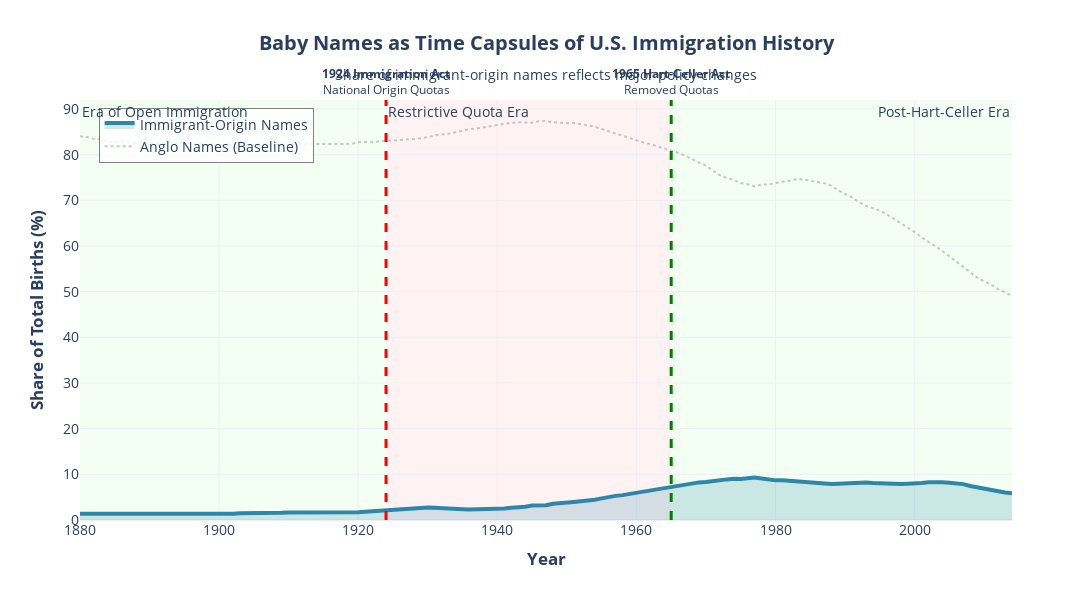

Notebook code for this chart:
### Markdown cell above
### 🎯 The Main Story Chart

This visualization is the **centerpiece** of my presentation. It answers the fundamental question:

> **"How do baby names act as time capsules of U.S. immigration history?"**

**What this chart reveals:**

1. **Three distinct eras** marked by shaded regions and policy lines
2. **The 1924 inflection point** (red line) where immigrant name growth stabilizes
3. **The 1965 transformation** (green line) marking the beginning of modern diversity
4. **The trajectory from 15% to 40%+** — a fundamental shift in American cultural composition

**Presentation talking point:**
*"Notice how the blue line responds to policy changes within just 5-10 years. This isn't just about names—it's about how legislation shapes who we are as a nation."*

### Code cell
# Main storytelling chart
fig = go.Figure()

# Immigrant share (main story)
fig.add_trace(go.Scatter(
    x=index_df['Year'],
    y=index_df['Immigrant_Name_Share'],
    mode='lines',
    name='Immigrant-Origin Names',
    line=dict(color='#2E86AB', width=4),
    fill='tozeroy',
    fillcolor='rgba(46, 134, 171, 0.2)'
))

# Anglo baseline (for context)
fig.add_trace(go.Scatter(
    x=index_df['Year'],
    y=index_df['Anglo_Name_Share'],
    mode='lines',
    name='Anglo Names (Baseline)',
    line=dict(color='#A4A4A4', width=2, dash='dot'),
    opacity=0.6
))

# Add shaded regions for policy eras
fig.add_vrect(
    x0=1880, x1=1924,
    fillcolor="rgba(0, 255, 0, 0.05)",
    layer="below", line_width=0,
    annotation_text="Era of Open Immigration",
    annotation_position="top left"
)

fig.add_vrect(
    x0=1924, x1=1965,
    fillcolor="rgba(255, 0, 0, 0.05)",
    layer="below", line_width=0,
    annotation_text="Restrictive Quota Era",
    annotation_position="top left"
)

fig.add_vrect(
    x0=1965, x1=2014,
    fillcolor="rgba(0, 255, 0, 0.05)",
    layer="below", line_width=0,
    annotation_text="Post-Hart-Celler Era",
    annotation_position="top right"
)

# Add policy lines
fig.add_vline(
    x=1924, line_dash="dash", line_color="red", line_width=3,
    annotation_text="<b>1924 Immigration Act</b><br>National Origin Quotas",
    annotation_position="top",
    annotation_font_size=12
)

fig.add_vline(
    x=1965, line_dash="dash", line_color="green", line_width=3,
    annotation_text="<b>1965 Hart-Celler Act</b><br>Removed Quotas",
    annotation_position="top",
    annotation_font_size=12
)

fig.update_layout(
    title={
        'text': '<b>Baby Names as Time Capsules of U.S. Immigration History</b><br>' +
                '<sub>Share of immigrant-origin names reflects major policy changes</sub>',
        'x': 0.5,
        'xanchor': 'center',
        'font': {'size': 20}
    },
    xaxis_title='<b>Year</b>',
    yaxis_title='<b>Share of Total Births (%)</b>',
    template='plotly_white',
    height=600,
    width=1200,
    hovermode='x unified',
    legend=dict(
        x=0.02, y=0.98,
        bgcolor='rgba(255, 255, 255, 0.8)',
        bordercolor='gray',
        borderwidth=1
    ),
    font=dict(size=14)
)

fig.show()

# Save
fig.write_html(str(output_dir / '01_main_story_immigrant_index.html'))
# fig.write_image(str(output_dir / '01_main_story_immigrant_index.png'), width=1200, height=600)
print("Saved Chart 1: Main Story")

### Figure 1 — Plotly figure (JSON) as saved in the notebook; plotly's stock layout.template omitted (floating-point values rounded to 4 significant figures; data arrays with more than 128 entries replaced by an {"elided": "..."} marker saying what was removed)
{"data": [{"fill": "tozeroy", "fillcolor": "rgba(46, 134, 171, 0.2)", "line": {"color": "#2E86AB", "width": 4}, "mode": "lines", "name": "Immigrant-Origin Names", "type": "scatter", "x": {"elided": "135 int values"}, "y": {"elided": "135 float values"}}, {"line": {"color": "#A4A4A4", "dash": "dot", "width": 2}, "mode": "lines", "name": "Anglo Names (Baseline)", "opacity": 0.6, "type": "scatter", "x": {"elided": "135 int values"}, "y": {"elided": "135 float values"}}], "layout": {"annotations": [{"showarrow": false, "text": "Era of Open Immigration", "x": 1880, "xanchor": "left", "xref": "x", "y": 1, "yanchor": "top", "yref": "y domain"}, {"showarrow": false, "text": "Restrictive Quota Era", "x": 1924, "xanchor": "left", "xref": "x", "y": 1, "yanchor": "top", "yref": "y domain"}, {"showarrow": false, "text": "Post-Hart-Celler Era", "x": 2014, "xanchor": "right", "xref": "x", "y": 1, "yanchor": "top", "yref": "y domain"}, {"font": {"size": 12}, "showarrow": false, "text": "<b>1924 Immigration Act</b><br>National Origin Quotas", "x": 1924, "xanchor": "center", "xref": "x", "y": 1, "yanchor": "bottom", "yref": "y domain"}, {"font": {"size": 12}, "showarrow": false, "text": "<b>1965 Hart-Celler Act</b><br>Removed Quotas", "x": 1965, "xanchor": "center", "xref": "x", "y": 1, "yanchor": "bottom", "yref": "y domain"}], "font": {"size": 14}, "height": 600, "hovermode": "x unified", "legend": {"bgcolor": "rgba(255, 255, 255, 0.8)", "bordercolor": "gray", "borderwidth": 1, "x": 0.02, "y": 0.98}, "shapes": [{"fillcolor": "rgba(0, 255, 0, 0.05)", "layer": "below", "line": {"width": 0}, "type": "rect", "x0": 1880, "x1": 1924, "xref": "x", "y0": 0, "y1": 1, "yref": "y domain"}, {"fillcolor": "rgba(255, 0, 0, 0.05)", "layer": "below", "line": {"width": 0}, "type": "rect", "x0": 1924, "x1": 1965, "xref": "x", "y0": 0, "y1": 1, "yref": "y domain"}, {"fillcolor": "rgba(0, 255, 0, 0.05)", "layer": "below", "line": {"width": 0}, "type": "rect", "x0": 1965, "x1": 2014, "xref": "x", "y0": 0, "y1": 1, "yref": "y domain"}, {"line": {"color": "red", "dash": "dash", "width": 3}, "type": "line", "x0": 1924, "x1": 1924, "xref": "x", "y0": 0, "y1": 1, "yref": "y domain"}, {"line": {"color": "green", "dash": "dash", "width": 3}, "type": "line", "x0": 1965, "x1": 1965, "xref": "x", "y0": 0, "y1": 1, "yref": "y domain"}], "title": {"font": {"size": 20}, "text": "<b>Baby Names as Time Capsules of U.S. Immigration History</b><br><sub>Share of immigrant-origin names reflects major policy changes</sub>", "x": 0.5, "xanchor": "center"}, "width": 1200, "xaxis": {"title": {"text": "<b>Year</b>"}}, "yaxis": {"title": {"text": "<b>Share of Total Births (%)</b>"}}}}
